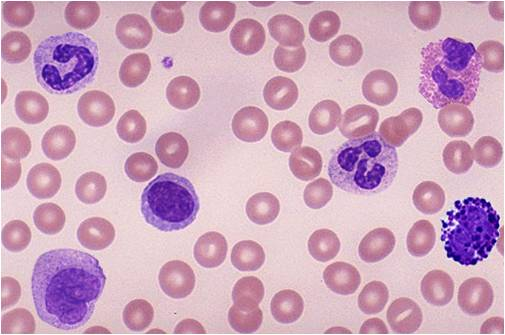
#> input picture image/15.jpg, 505 x 335 px
$ python main.py   (older library calls are emulated)
#> lines starting #> are read from the running program, lines starting #| are printed output that depends on the picture; after the words box and inside, x2 and y2 are one past the last pixel; in counts of white or black regions, pixels touching at a corner belong together
import cv2
from skimage.restoration import denoise_nl_means, estimate_sigma
from skimage import img_as_ubyte, img_as_float,color,measure
from matplotlib import pyplot as plt
import numpy as np
import scipy.ndimage

path = "image/15.jpg"
#path = "imagenes/17.jpg"

#path = "GR/59.jpg"

#DENOISING IMAGE
img = img_as_float(cv2.imread(path))
sigma_est = np.mean(estimate_sigma(img, multichannel=True))
#> sigma_est = 0.00383
denoise_img = denoise_nl_means(img, h=1.15 * sigma_est, fast_mode=True, patch_size=5, patch_distance=3, multichannel=True)
denoise_8byte = img_as_ubyte(denoise_img)
img_8byte = img_as_ubyte(img)
#> img_8byte is the input picture: shape (335, 505, 3); mean B, G, R 190, 166.2, 205.8
#GRAY SCALE
gray = cv2.cvtColor(denoise_8byte,cv2.COLOR_BGR2GRAY)
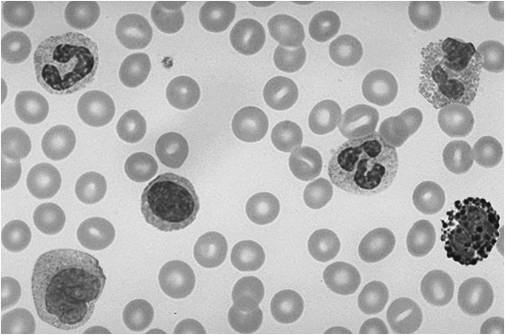
#> gray: shape (335, 505); min 9, max 255, mean 180.8
#CONTRAST LIMITED ADAPTIVE HISTOGRAM EQUALIZATION => mejorar la imagen
clahe = cv2.createCLAHE(clipLimit=2.0, tileGridSize=(8, 8))
clahe_cl1 = clahe.apply(gray)
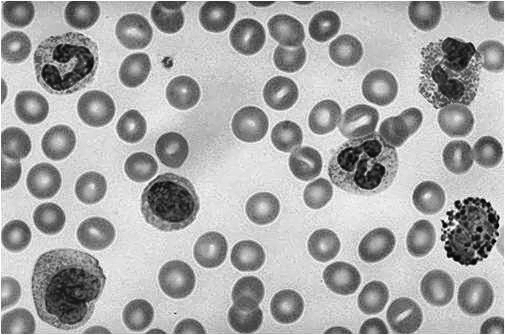
#> clahe_cl1: shape (335, 505); min 1, max 255, mean 167.2
#SEGMENTATION => THRESH_OTSU calcula el umbral
ret,thresh = cv2.threshold(clahe_cl1,0,255,cv2.THRESH_BINARY_INV | cv2.THRESH_OTSU)
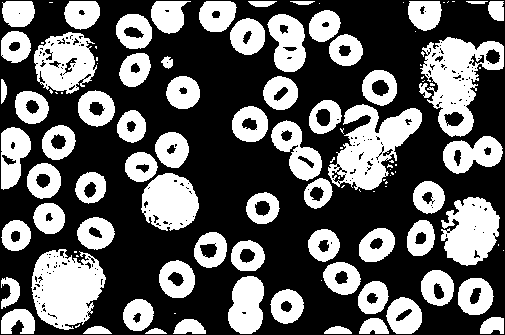
#> thresh: shape (335, 505); 38.1% white; 115 white regions (46 under 20 px), largest, box (x1, y1, x2, y2) and area: (31, 249, 106, 330) 4155, (420, 37, 504, 137) 4050, (328, 104, 422, 190) 4000
#> ret = 154
#fill_hole = thresh.copy()
#umbral  => print(ret)
kernel = np.ones((3,3)).astype(np.uint8)
#erose = cv2.erode(thresh,kernel,iterations=1)
#dilate = cv2.dilate(erose,kernel,iterations=1)
opening = cv2.morphologyEx(thresh,cv2.MORPH_OPEN,kernel, iterations = 2)# =  erose => dilate
#> opening: shape (335, 505); 35.8% white; 79 white regions, largest, box (x1, y1, x2, y2) and area: (33, 254, 104, 325) 3491, (337, 105, 422, 190) 3474, (428, 38, 504, 136) 3209
opening = scipy.ndimage.binary_fill_holes(opening).astype(np.uint8)
#> opening: shape (335, 505); values 0 (black) and 1 (white), 38.6% white; 79 white regions, largest, box (x1, y1, x2, y2) and area: (337, 105, 422, 190) 3534, (33, 254, 104, 325) 3529, (428, 38, 504, 136) 3430

# [4 lines of commented-out code are left out]
sure_bg = cv2.dilate(opening,kernel,iterations=3)
#> sure_bg: shape (335, 505); values 0 (black) and 1 (white), 56.5% white; 19 black regions (9 under 20 px), largest, box (x1, y1, x2, y2) and area: (0, 0, 505, 335) 68945, (468, 61, 505, 143) 1920, (27, 0, 70, 51) 1221

#dist_transform = cv2.distanceTransform(opening,cv2.DIST_L2,5)
#dist_transform_fill = cv2.distanceTransform(fill_hole,cv2.DIST_L2,5)
dist_transform_fill = cv2.distanceTransform(opening,cv2.DIST_L2,5)
ret2, sure_fg = cv2.threshold(dist_transform_fill,0.5*dist_transform_fill.max(),255,0)
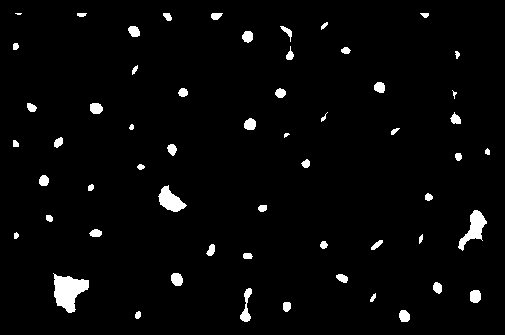
#> sure_fg: shape (335, 505) float32; 3% white; 57 white regions (3 under 20 px), largest, box (x1, y1, x2, y2) and area: (53, 273, 89, 313) 841, (458, 210, 487, 251) 475, (158, 185, 187, 212) 413
#> ret2 = 12
#ret2, sure_fg = cv2.threshold(dist_transform_fill,0.35*dist_transform_fill.max(),255,0)
sure_fg = np.uint8(sure_fg)
unknown = cv2.subtract(sure_bg,sure_fg)
#> unknown: shape (335, 505); values 0 (black) and 1 (white), 53.5% white; 76 black regions (12 under 20 px)

ret3, markers = cv2.connectedComponents(sure_fg)
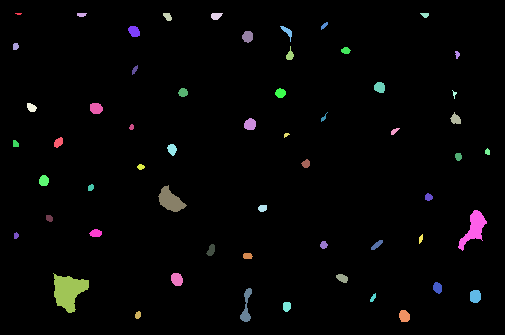
#> markers: shape (335, 505) int32; 58 distinct labels, from 0 to 57; one colour per label, 0 black
#> ret3 = 58
#markers = markers+10
markers = markers
markers[unknown==255] = 0
from skimage.segmentation import clear_border
#opening = clear_border(opening)
#markers = clear_border(markers)

#img2 = cv2.applyColorMap(img_as_ubyte(unknown), cv2.COLORMAP_JET)
markers = cv2.watershed(img_8byte,markers)
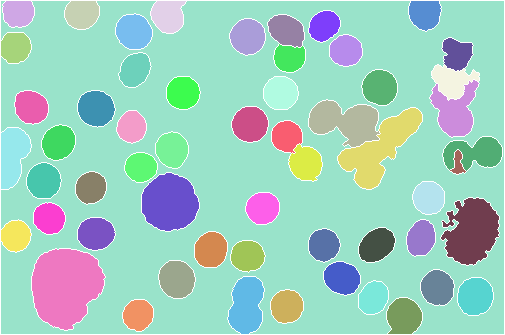
#> markers: shape (335, 505) int32; 58 distinct labels, from -1 to 57; one colour per label, 0 black, -1 white
#Let us color boundaries in yellow.

#img_8byte[markers == -1] = [255,0,0]

img2 = color.label2rgb(markers, bg_label=1)
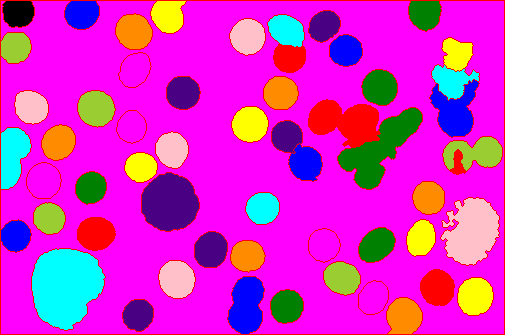
#> img2: shape (335, 505, 3) float64; mean R, G, B 0.831, 0.169, 0.77
regions = measure.regionprops(markers)
#> regions = 57 regions; largest, box (x1, y1, x2, y2) and area: (1, 1, 504, 334) 102294, (32, 249, 105, 330) 4381, (338, 108, 422, 189) 2726, (441, 198, 499, 265) 2696, (142, 173, 199, 231) 2535
print(len(regions))
#| 57
titles = ['Imagen original','Imagen Gris','Clahe','Otsu']#,'opening','sure_bg','sure_fg','d_transform_f','unknown','markers','img_8byte','img2']
#titles = ['unknown','markers','img_8byte','img2']
images = [img_8byte,gray,clahe_cl1,thresh]#,opening,sure_bg,sure_fg,dist_transform_fill,unknown,markers,img_8byte,img2]
#images = [unknown,markers,img_8byte,img2]
for i in range(len(images)):
    plt.subplot(2,2, i+1)
    plt.imshow(images[i], 'gray')
    plt.title(titles[i])
    plt.xticks([])
    plt.yticks([])
#> this loop made 4 passes

plt.show()
#> figure, not shown here; B, G, R data is drawn as R, G, B

$ run again, with image/17.jpg copied over image/15.jpg
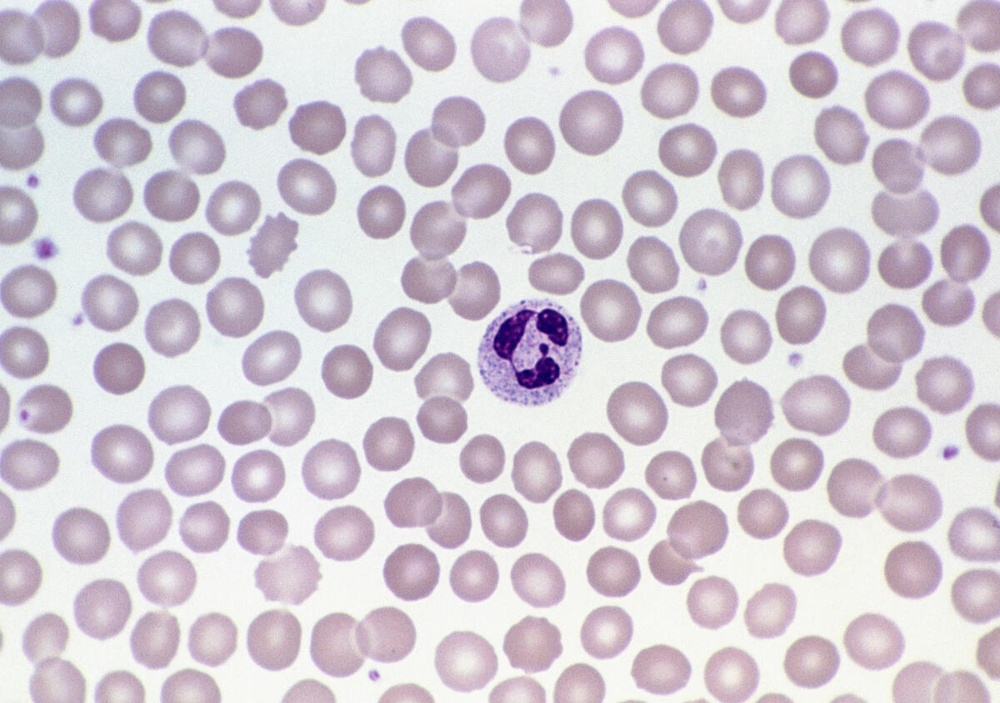
#> input picture image/17.jpg, 1000 x 703 px, shrunk from 1200 x 844 before the run
#> sigma_est = 0.00349
#> img_8byte is the input picture: shape (703, 1000, 3); mean B, G, R 210.8, 201, 210.3
#> `ret,thresh = cv2.threshold(clahe_cl1,0,255,cv2.THRESH_BINARY_INV | cv2..`:
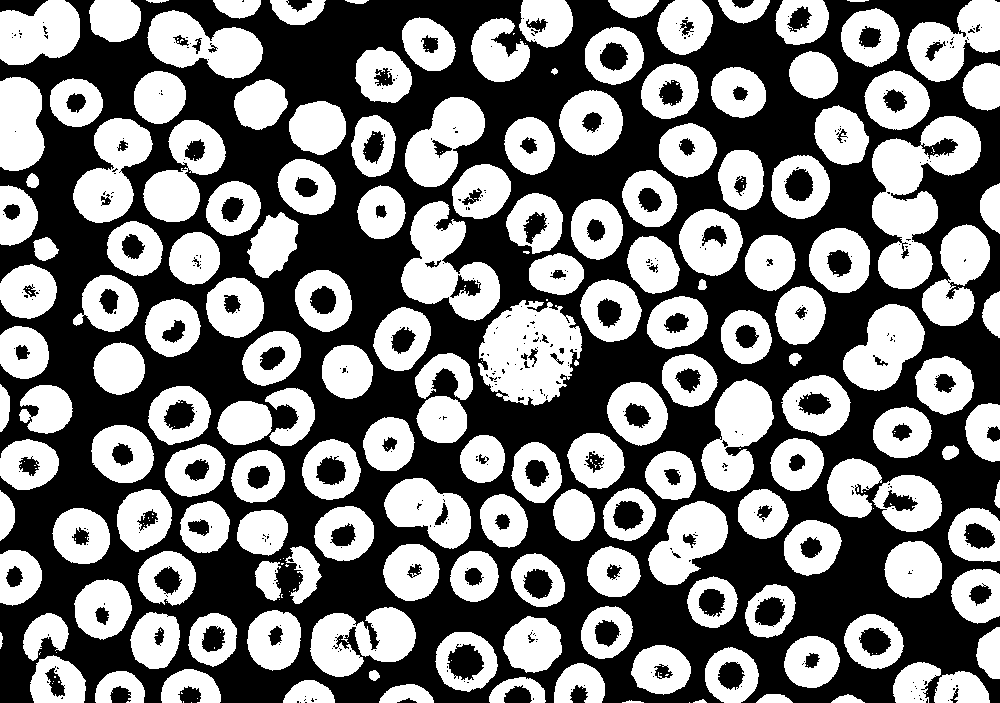
#> thresh: shape (703, 1000); 47.2% white; 291 white regions (125 under 20 px), largest, box (x1, y1, x2, y2) and area: (872, 116, 981, 289) 9163, (478, 300, 582, 406) 7455, (401, 201, 500, 321) 6053
#> ret = 173
#> sure_bg: shape (703, 1000); values 0 (black) and 1 (white), 66.4% white; 79 black regions (54 under 20 px), largest, box (x1, y1, x2, y2) and area: (0, 0, 1000, 703) 231656, (0, 241, 35, 275) 605, (0, 0, 40, 12) 309
#> ret2 = 19.68
#> unknown: shape (703, 1000); values 0 (black) and 1 (white), 63% white; 203 black regions (59 under 20 px)
#> ret3 = 125
#> `img2 = color.label2rgb(markers, bg_label=1)`:
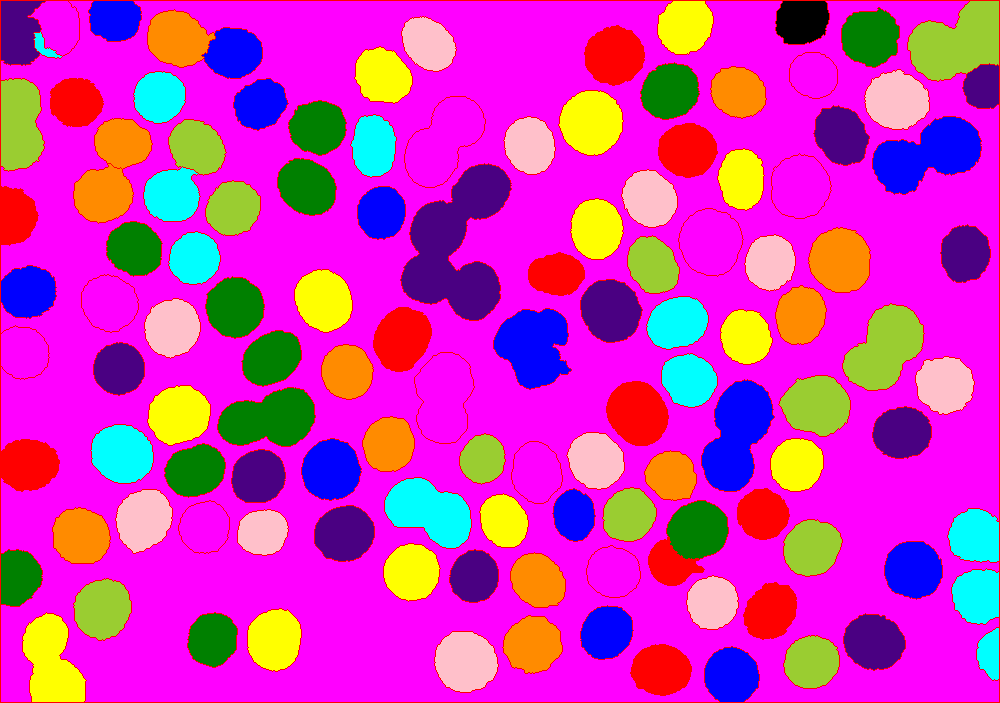
#> img2: shape (703, 1000, 3) float64; mean R, G, B 0.814, 0.196, 0.726
#> regions = 123 regions; largest, box (x1, y1, x2, y2) and area: (1, 1, 999, 702) 373693, (401, 164, 511, 320) 9204, (908, 1, 999, 81) 5072, (702, 380, 774, 491) 5019, (873, 117, 981, 194) 4975
#| 123
#> the loop `for i in range(len(images)):` made 4 passes

$ run again, with image/13.jpg copied over image/15.jpg
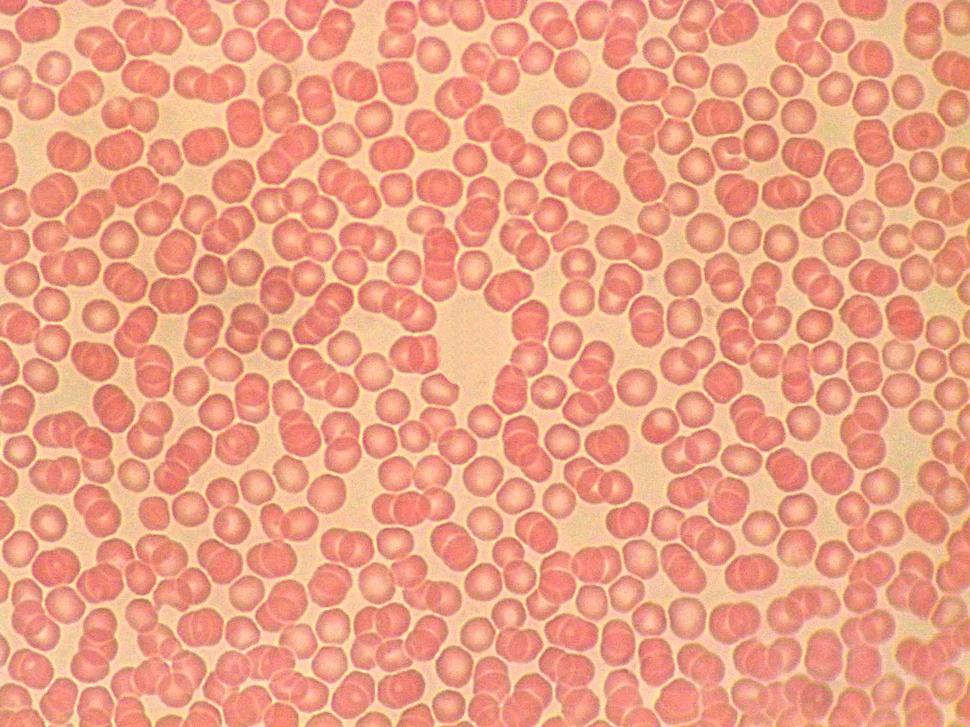
#> input picture image/13.jpg, 970 x 727 px, shrunk from 2048 x 1536 before the run
#> sigma_est = 0.00951
#> img_8byte is the input picture: shape (727, 970, 3); mean B, G, R 131.9, 159.8, 236.2
#> thresh: shape (727, 970); 59.9% white; 1292 black regions (890 under 20 px), largest, box (x1, y1, x2, y2) and area: (0, 0, 970, 727) 226022, (677, 603, 699, 632) 418, (365, 572, 390, 596) 379
#> ret = 154
#> sure_bg: shape (727, 970); values 0 (black) and 1 (white), 86.6% white; 392 black regions (134 under 20 px), largest, box (x1, y1, x2, y2) and area: (435, 290, 513, 426) 5861, (0, 74, 131, 189) 3168, (595, 402, 670, 508) 2472
#> ret2 = 9.89
#> unknown: shape (727, 970); values 0 (black) and 1 (white), 73.3% white; 696 black regions (140 under 20 px)
#> ret3 = 305
#> `img2 = color.label2rgb(markers, bg_label=1)`:
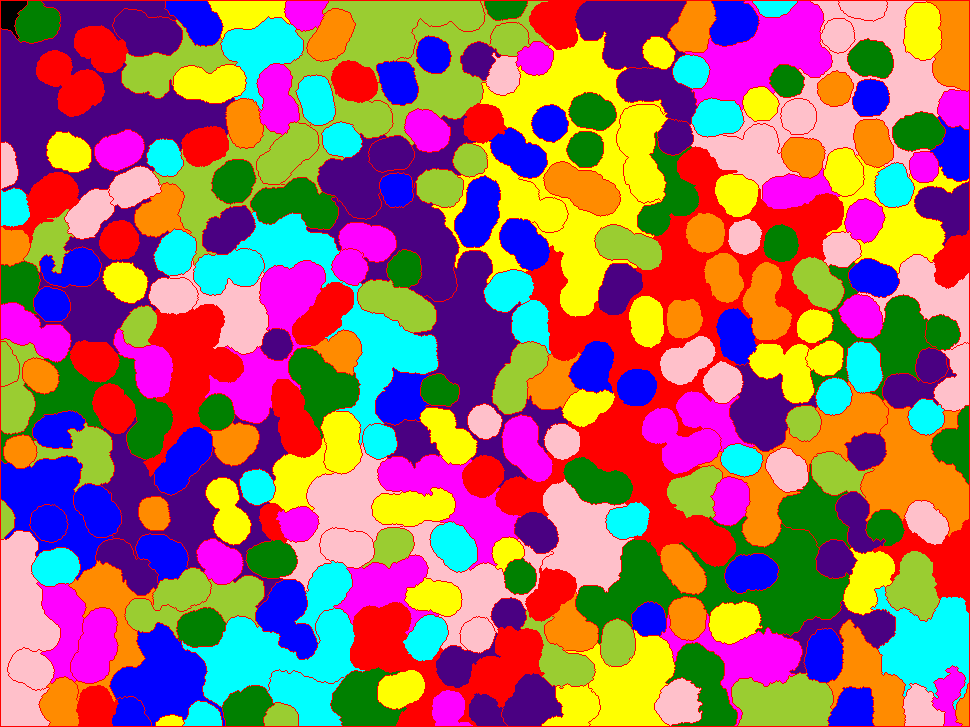
#> img2: shape (727, 970, 3) float64; mean R, G, B 0.617, 0.42, 0.412
#> regions = 303 regions; largest, box (x1, y1, x2, y2) and area: (518, 158, 828, 555) 21650, (1, 1, 235, 200) 17152, (480, 28, 665, 317) 13721, (576, 516, 849, 644) 12492, (414, 251, 568, 488) 10176
#| 303
#> the loop `for i in range(len(images)):` made 4 passes
